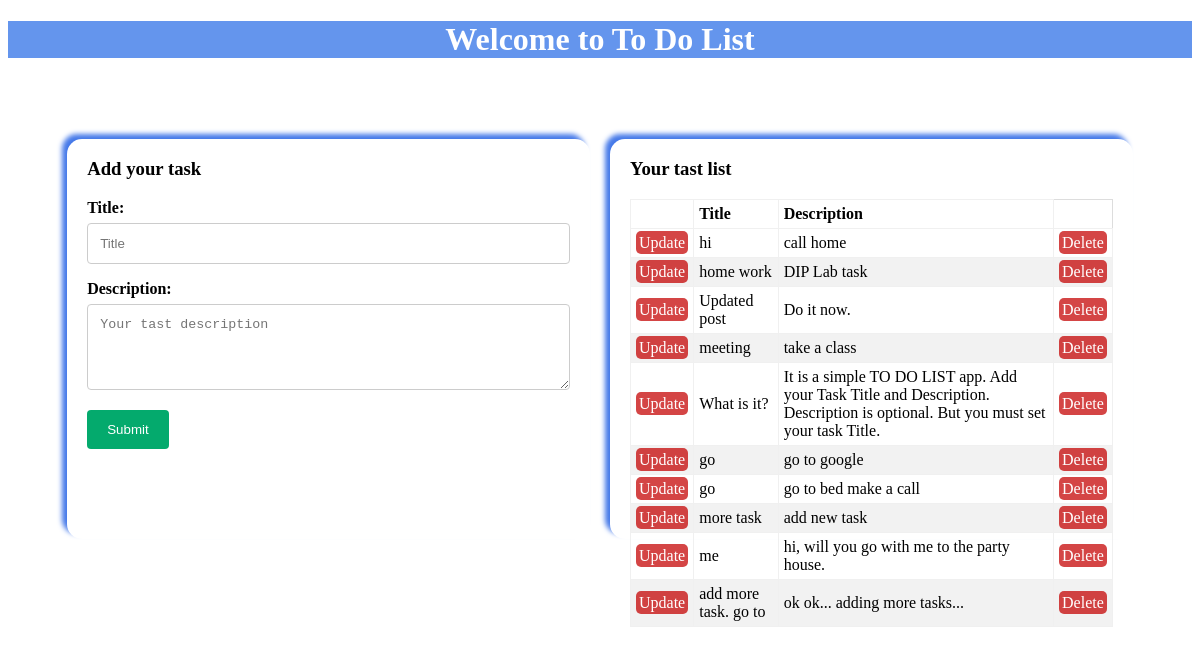
The page / on the database its author committed.
### mylist/models.py (models this page shows)
class Tasks(models.Model):
    title = models.CharField(max_length=255)
    descrip = models.CharField(max_length=255)

### mylist/views.py (the view)
# urls.py: path('', views.home, name='todo-home'),
def home(request):
    tasks = Tasks.objects.all().values()
    context = {
        'tasks': tasks
    }
    return render(request, 'mylist/index.html', context=context)

### templates/mylist/index.html (shortened to what this page needs)
<!DOCTYPE html>
{% load static %}
<html lang="en">
  <head>
    <link rel="stylesheet" href="{% static 'css/style.css' %}" />
  </head>
  <body>
    <h1>Welcome to To Do List</h1>
    <section class="flexibal-container">
      <div class="container gap-r">
        <h3>Add your task</h3>
        <form action="addtask/" method="post">
          <b>Title: </b> <br />
          <input
            type="text"
            name="title"
            placeholder="Title"
            size="64"
            required
          />
          <br />
          <b>Description:</b> <br />
          <textarea
            name="descrip"
            cols="60"
            rows="4"
            placeholder="Your tast description"
          ></textarea>
          <br />
          <input type="submit" value="Submit" />
        </form>
      </div>
      <div class="container gap-l">
        <h3>Your tast list</h3>
        <table>
          <thead>
            <tr>
              <th></th>
              <th>Title</th>
              <th>Description</th>
            </tr>
          </thead>
          <tbody>
            {% for t in tasks %}
            <tr>
              <td><a href="update/{{ t.id }}">Update</a></td>
              <td>{{ t.title }}</td>
              <td>{{ t.descrip }}</td>
              <td><a href="delete/{{ t.id }}">Delete</a></td>
            </tr>
            {% endfor %}
          </tbody>
        </table>
      </div>
    </section>
  </body>
</html>

### static/css/style.css (style rules this page uses)
h1 { text-align: center; background-color: cornflowerblue; color: white; }
.flexibal-container { display: flex; margin-left: auto; margin-right: auto; padding: 5%; max-height: 400px; }
.container { border-radius: 15px; box-shadow: #4579e9 -5px -5px 5px; padding: 0 20px 20px; width: 48%; }
.gap-r { margin-right: 10px; }
.gap-l { margin-left: 10px; }
input[type=submit] { background-color: #04AA6D; color: white; padding: 12px 20px; border: none; border-radius: 4px; cursor: pointer; }
input[type=text], select, textarea { width: 100%; padding: 12px; border: 1px solid #ccc; border-radius: 4px; box-sizing: border-box; margin-top: 6px; margin-bottom: 16px; resize: vertical; }
table { border-collapse: collapse; border-spacing: 0; width: 100%; border: 1px solid #ddd; }
th, td { border: 1px solid #f0f0f0; text-align: left; padding: 5px; }
tr:nth-child(even) { background-color: #f2f2f2; }
td a { text-decoration: none; background-color: #c50505bd; color: white; border-radius: 5px; padding: 3px; }

### rows shown on the page
Tasks: title "hi", descrip "call home"
Tasks: title "home work", descrip "DIP Lab task"
Tasks: title "Updated post", descrip "Do it now."
Tasks: title "meeting", descrip "take a class"
Tasks: title "What is it?", descrip "It is a simple TO DO LIST app. Add your Task Title and Description. Description is optional. But you must set your task Title."
Tasks: title "go", descrip "go to google"
Tasks: title "go", descrip "go to bed make a call"
Tasks: title "more task", descrip "add new task"
Tasks: title "me", descrip "hi, will you go with me to the party house."
Tasks: title "add more task. go to", descrip "ok ok... adding more tasks..."
